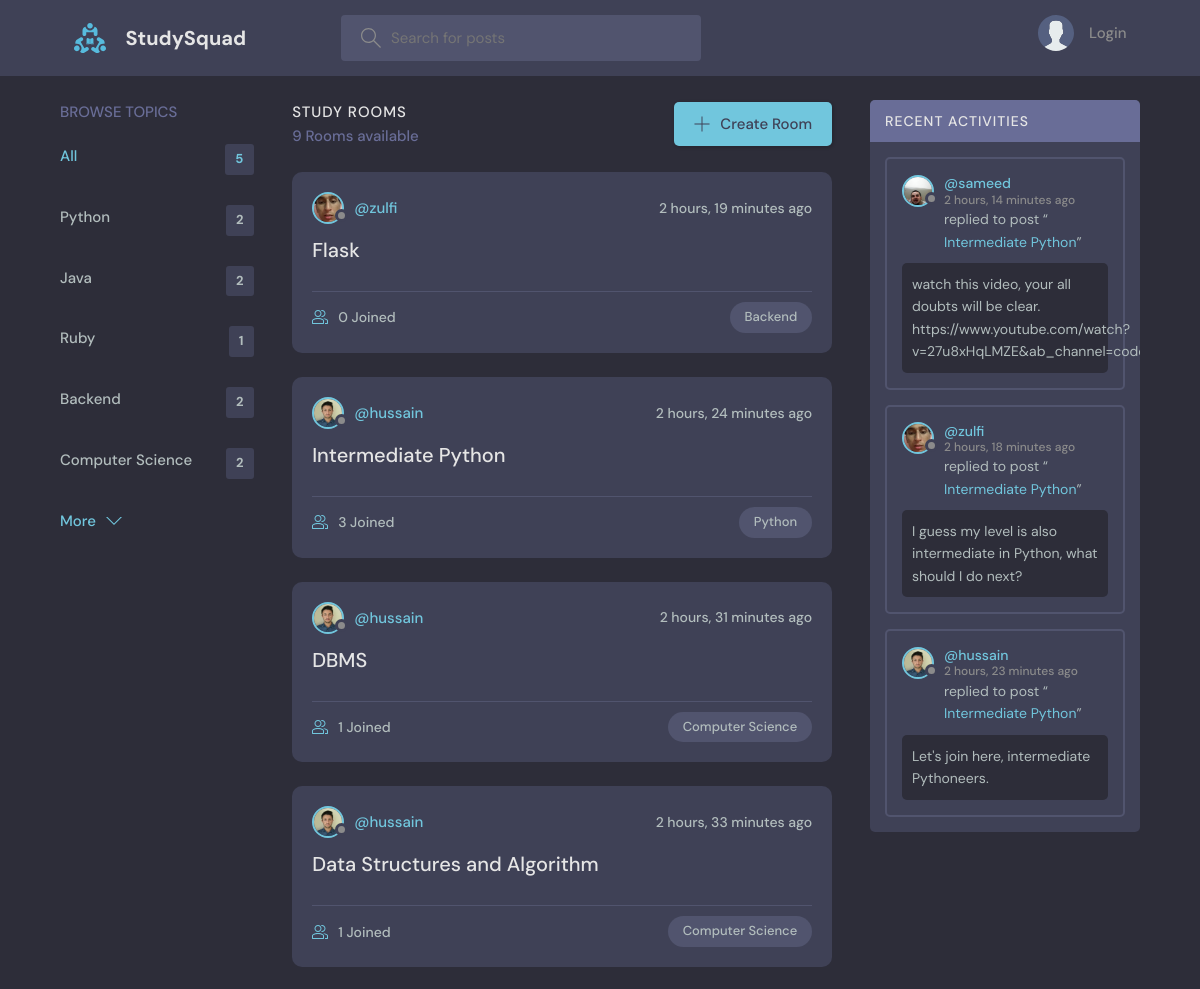
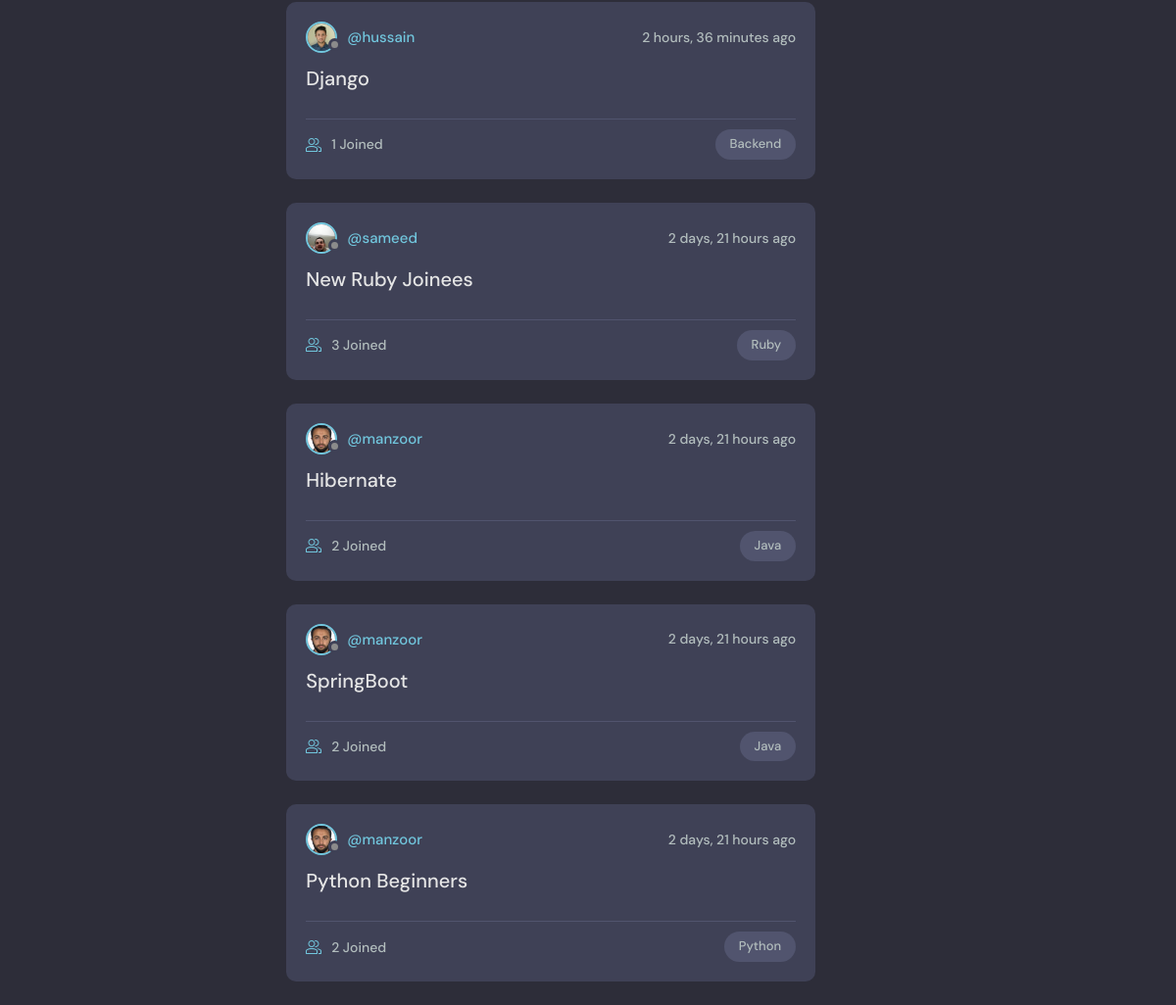
The page / on the database its author committed (2 pictures, top to bottom).
### base/models.py (models this page shows, shortened)
class Topic(models.Model):
    name = models.CharField(max_length=200)

class Room(models.Model):
    host = models.ForeignKey(User, on_delete=models.SET_NULL, null=True)
    topic = models.ForeignKey(Topic, on_delete=models.SET_NULL, null=True)
    name = models.CharField(max_length=200)
    description = models.TextField(null=True, blank=True)
    participants = models.ManyToManyField(
        User, related_name='participants', blank=True)
    updated = models.DateTimeField(auto_now=True)
    created = models.DateTimeField(auto_now_add=True)
    class Meta:
        ordering = ['-updated', '-created']
    def __str__(self):
        return self.name

class User(AbstractUser):
    name = models.CharField(max_length=200, null=True)
    email = models.EmailField(unique=True, null=True)
    bio = models.TextField(null=True)
    avatar = models.ImageField(null=True, default="avatar.svg")
    USERNAME_FIELD = 'email'
    REQUIRED_FIELDS = ['username']

class Message(models.Model):
    user = models.ForeignKey(User, on_delete=models.CASCADE)
    room = models.ForeignKey(Room, on_delete=models.CASCADE)
    body = models.TextField()
    updated = models.DateTimeField(auto_now=True)
    created = models.DateTimeField(auto_now_add=True)
    class Meta:
        ordering = ['-updated', '-created']

### base/views.py (the view)
# urls.py: path('', views.home, name="home"),
def home(request):
    q = request.GET.get('q') if request.GET.get('q') != None else ''
    rooms = Room.objects.filter(
        Q(topic__name__icontains=q) |
        Q(name__icontains=q) |
        Q(description__icontains=q)
    )
    topics = Topic.objects.all()[0:5]
    room_count = rooms.count()
    room_messages = Message.objects.filter(
        Q(room__topic__name__icontains=q))[0:3]
    context = {'rooms': rooms, 'topics': topics,
               'room_count': room_count, 'room_messages': room_messages}
    return render(request, 'base/home.html', context)

### base/templates/base/home.html (shortened to what this page needs)
{% extends 'main.html' %}
{% block content %}
<main class="layout layout--3">
  <div class="container">
    {% include 'base/topics_component.html' %}
    <div class="roomList">
      <div class="roomList__header">
        <div>
          <h2>Study Rooms</h2>
          <p>{{room_count}} Rooms available</p>
        </div>
        <a class="btn btn--main" href="{% url 'create-room' %}">
          <svg version="1.1" xmlns="http://www.w3.org/2000/svg" width="32" height="32" viewBox="0 0 32 32">
            <title>add</title>
            <path
              d="M16.943 0.943h-1.885v14.115h-14.115v1.885h14.115v14.115h1.885v-14.115h14.115v-1.885h-14.115v-14.115z">
            </path>
          </svg>
          Create Room
        </a>
      </div>
      {% include 'base/feed_component.html' %}
    </div>
    {% include 'base/activity_component.html' %}
  </div>
</main>
{% endblock %}

### base/templates/base/topics_component.html
<div class="topics">
    <div class="topics__header">
        <h2>Browse Topics</h2>
    </div>
    <ul class="topics__list">
        <li>
            <a href="{% url 'home' %}" class="active">All <span>{{topics.count}}</span></a>
        </li>
        {% for topic in topics %}
        <li>
            <a href="{% url 'home' %}?q={{topic.name}}">{{topic.name}}<span>{{topic.room_set.all.count}}</span></a>
        </li>
        {% endfor %}
    </ul>
    <a class="btn btn--link" href="{% url 'topics' %}">
        More
        <svg version="1.1" xmlns="http://www.w3.org/2000/svg" width="32" height="32" viewBox="0 0 32 32">
            <title>chevron-down</title>
            <path d="M16 21l-13-13h-3l16 16 16-16h-3l-13 13z"></path>
        </svg>
    </a>
</div>

### base/templates/base/feed_component.html (shortened to what this page needs)
{% for room in rooms %}
<div class="roomListRoom">
    <div class="roomListRoom__header">
        <a href="{% url 'user-profile' room.host.id %}" class="roomListRoom__author">
            <div class="avatar avatar--small">
                <img src="{{room.host.avatar.url}}" />
            </div>
            <span>@{{room.host.username}}</span>
        </a>
        <div class="roomListRoom__actions">
            <span>{{room.created|timesince}} ago</span>
        </div>
    </div>
    <div class="roomListRoom__content">
        <a href="{% url 'room' room.id %}">{{room.name}}</a>
    </div>
    <div class="roomListRoom__meta">
        <a href="{% url 'room' room.id %}" class="roomListRoom__joined">
            {{room.participants.all.count}} Joined
        </a>
        <p class="roomListRoom__topic">{{room.topic.name}}</p>
    </div>
</div>
{% endfor %}

### base/templates/base/activity_component.html (shortened to what this page needs)
<div class="activities">
    <div class="activities__header">
        <h2>Recent Activities</h2>
    </div>
    {% for message in room_messages %}
    <div class="activities__box">
        <div class="activities__boxHeader roomListRoom__header">
            <a href="{% url 'user-profile' message.user.id %}" class="roomListRoom__author">
                <div class="avatar avatar--small">
                    <img src="{{message.user.avatar.url}}" />
                </div>
                <p>
                    @{{message.user.username}}
                    <span>{{message.created|timesince}} ago</span>
                </p>
            </a>
        </div>
        <div class="activities__boxContent">
            <p>replied to post “<a href="{% url 'room' message.room.id %}">{{message.room}}</a>”</p>
            <div class="activities__boxRoomContent">{{message.body}}</div>
        </div>
    </div>
    {% endfor %}
</div>

### rows shown on the page
Topic: name "Python", room_set.all.count "2"
Topic: name "Java", room_set.all.count "2"
Topic: name "Ruby", room_set.all.count "1"
Topic: name "Backend", room_set.all.count "2"
Topic: name "Computer Science", room_set.all.count "2"
Room: host.avatar (picture), host.username "zulfi", created "2 hours, 19 minutes", name "Flask", participants.all.count "0", topic.name "Backend"
Room: host.avatar (picture), host.username "hussain", created "2 hours, 24 minutes", name "Intermediate Python", participants.all.count "3", topic.name "Python"
Room: host.avatar (picture), host.username "hussain", created "2 hours, 31 minutes", name "DBMS", participants.all.count "1", topic.name "Computer Science"
Room: host.avatar (picture), host.username "hussain", created "2 hours, 33 minutes", name "Data Structures and Algorithm", participants.all.count "1", topic.name "Computer Science"
Room: host.avatar (picture), host.username "hussain", created "2 hours, 36 minutes", name "Django", participants.all.count "1", topic.name "Backend"
Room: host.avatar (picture), host.username "sameed", created "2 days, 21 hours", name "New Ruby Joinees", participants.all.count "3", topic.name "Ruby"
Room: host.avatar (picture), host.username "manzoor", created "2 days, 21 hours", name "Hibernate", participants.all.count "2", topic.name "Java"
Room: host.avatar (picture), host.username "manzoor", created "2 days, 21 hours", name "SpringBoot", participants.all.count "2", topic.name "Java"
Room: host.avatar (picture), host.username "manzoor", created "2 days, 21 hours", name "Python Beginners", participants.all.count "2", topic.name "Python"
Message: user.avatar (picture), user.username "sameed", created "2 hours, 14 minutes", room "Intermediate Python", body "watch this video, your all doubts will be clear.…"
Message: user.avatar (picture), user.username "zulfi", created "2 hours, 18 minutes", room "Intermediate Python", body "I guess my level is also intermediate in Python, what should I do next?"
Message: user.avatar (picture), user.username "hussain", created "2 hours, 23 minutes", room "Intermediate Python", body "Let's join here, intermediate Pythoneers."

### other values the page prints
{{ topics.count }} "5"
{{ room_count }} "9"
